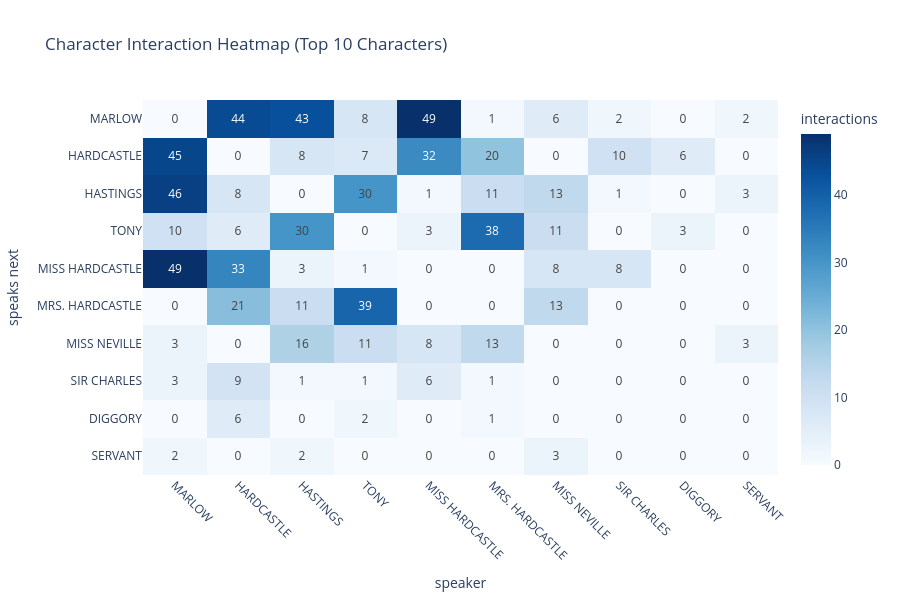

Source (notebook cell):
### Code cell
# Get the top 10 characters by total interactions (sum of rows + columns)
interaction_sums = interaction_matrix.sum(axis=1) + interaction_matrix.sum(axis=0)
top_10 = interaction_sums.sort_values(ascending=False).head(10).index

# Filter the interaction matrix to only include these top 10 characters
top10_matrix = interaction_matrix.loc[top_10, top_10]

fig = px.imshow(
    top10_matrix,
    text_auto=True,
    color_continuous_scale="Blues",
    aspect="auto",
    labels=dict(x="speaker", y="speaks next", color="interactions"),
    title="Character Interaction Heatmap (Top 10 Characters)",
)
fig.update_xaxes(tickangle=45)
fig.update_layout(height=600)
fig.show()

### Figure 1 — Plotly figure (JSON) as saved in the notebook; plotly's stock layout.template omitted (floating-point values rounded to 4 significant figures)
{"data": [{"coloraxis": "coloraxis", "hovertemplate": "speaker: %{x}<br>speaks next: %{y}<br>interactions: %{z}<extra></extra>", "name": "0", "texttemplate": "%{z}", "type": "heatmap", "x": ["MARLOW", "HARDCASTLE", "HASTINGS", "TONY", "MISS HARDCASTLE", "MRS. HARDCASTLE", "MISS NEVILLE", "SIR CHARLES", "DIGGORY", "SERVANT"], "xaxis": "x", "y": ["MARLOW", "HARDCASTLE", "HASTINGS", "TONY", "MISS HARDCASTLE", "MRS. HARDCASTLE", "MISS NEVILLE", "SIR CHARLES", "DIGGORY", "SERVANT"], "yaxis": "y", "z": [[0, 44, 43, 8, 49, 1, 6, 2, 0, 2], [45, 0, 8, 7, 32, 20, 0, 10, 6, 0], [46, 8, 0, 30, 1, 11, 13, 1, 0, 3], [10, 6, 30, 0, 3, 38, 11, 0, 3, 0], [49, 33, 3, 1, 0, 0, 8, 8, 0, 0], [0, 21, 11, 39, 0, 0, 13, 0, 0, 0], [3, 0, 16, 11, 8, 13, 0, 0, 0, 3], [3, 9, 1, 1, 6, 1, 0, 0, 0, 0], [0, 6, 0, 2, 0, 1, 0, 0, 0, 0], [2, 0, 2, 0, 0, 0, 3, 0, 0, 0]]}], "layout": {"coloraxis": {"autocolorscale": false, "colorbar": {"title": {"text": "interactions"}}, "colorscale": [[0, "rgb(247,251,255)"], [0.125, "rgb(222,235,247)"], [0.25, "rgb(198,219,239)"], [0.375, "rgb(158,202,225)"], [0.5, "rgb(107,174,214)"], [0.625, "rgb(66,146,198)"], [0.75, "rgb(33,113,181)"], [0.875, "rgb(8,81,156)"], [1, "rgb(8,48,107)"]]}, "height": 600, "title": {"text": "Character Interaction Heatmap (Top 10 Characters)"}, "xaxis": {"anchor": "y", "domain": [0, 1], "tickangle": 45, "title": {"text": "speaker"}}, "yaxis": {"anchor": "x", "autorange": "reversed", "domain": [0, 1], "title": {"text": "speaks next"}}}}
